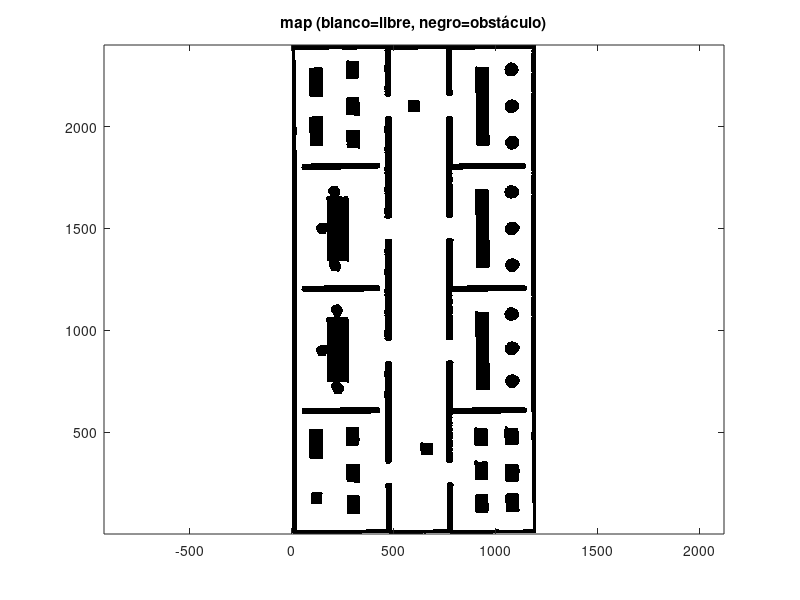

The MATLAB script that drew this image:
dt = 0.2;
T_max = 40;

robotName = 'Marvin';
laserName = 'LMS100';

goal_poses = [
    10,  10, 0;
    18,  18, pi/2;
    17,  3, pi/2;
    25,  18.5, pi;
    22,  3, 0;
    32,  16.5, pi/2;
    32,  5, pi/2;
    5.5,  5.5, pi;
];

sensor_y_offset = 0.1;

mission_params.hold_time = 5.0;      % segundos
mission_params.goal_tol  = 0.25;     % m (tolerancia para “llegué al goal”)
mission_params.th_tol    = deg2rad(20); % opcional, tolerancia angular
planner_params.hold_time = 10;   % segundos de espera en cada goal (entre segmentos)

Xmax = 40; 
Ymax = 20;

S = load('models/Factory_map_two_cone.mat'); % Cargar mapa de /model
fn = fieldnames(S);
bin = S.(fn{1});

% bin==0 es obstáculo  -> map: 1 libre, 0 obstáculo
map = double(bin ~= 0);

% Queremos filas = X (alto=40m) y cols = Y (ancho=20m)
if size(map,1) < size(map,2)
    map = map';     % "para" el mapa (lo pone como tu foto correcta)
end

% X=0 abajo (porque MATLAB pone fila 1 arriba)
%map = flipud(map);

planner_params.Xmax = Xmax;
planner_params.Ymax = Ymax;


figure; imagesc(map); axis equal tight; colormap gray;
title('map (blanco=libre, negro=obstáculo)');
set(gca,'YDir','normal');


ROBOT_TYPE = 'DIFFERENTIAL';
PLANNER_TYPE = 'A*';
ESTIMATOR_TYPE = 'EKF';
CONTROLLER_TYPE = 'PID';
SENSOR_TYPE = 'BEACONS';
CONTROLLER_TYPE2 = 'REACTIVE';

switch ROBOT_TYPE
    case 'DIFFERENTIAL'
        robot_params.sensor_y_offset = 0.1;
        f_robot = @differential_robot;
end

switch PLANNER_TYPE
    case 'A*'
        planner_params.resolution = 0.01;

        planner_params.origin_x = 0;     % coordenada mundo del píxel (col=cols)
        planner_params.origin_y = 0;     % coordenada mundo del píxel (row=rows)
        planner_params.debug = true;

        planner_params.lethal_radius = 0.08;   % colisión real (lo que antes era inflate_radius)
        planner_params.cost_gain     = 80; % penalización cerca de obstáculo
        planner_params.max_iterations = 3000000; % más realista que 1000
        f_planner = @a_star;                   % queda igual
end

switch CONTROLLER_TYPE
    case 'PID'
        controller_params.Kp_v = 1.5;
        controller_params.Kp_w = 1.3;
        f_controller = @ctrl_pid;
end


switch CONTROLLER_TYPE2
    case 'REACTIVE'
        % -------- Reactive (LaserData) params --------
        reactive_params.range_min = 0.05;
        reactive_params.range_max = 10.0;
        reactive_params.w_escape = 1.2;   % giro fuerte en emergencia

        % LMS100 típico: ~270° y 541 medidas (depende de xml)
        % Si no estás segura, empieza con [-pi/2, pi/2] y ajusta
        reactive_params.ang_min = -3*pi/4;
        reactive_params.ang_max =  3*pi/4;
        
        reactive_params.front_half_angle = deg2rad(35);  % +/- 20° frente
        reactive_params.side_angle       = deg2rad(100);  % costados
        
        reactive_params.d_slow = 1.30;   % empieza a reaccionar
        reactive_params.d_stop = 0.45;   % se para si está muy cerca
        
        reactive_params.v_slow = 0.15;  % velocidad "de seguridad"
        
        reactive_params.k_w = 0.9;      % giro evasivo
        
        reactive_params.v_min = -0.15;
        reactive_params.v_max = 0.6;    % ajusta a tu robot
        reactive_params.w_max = 1.8;
        
        reactive_params.d_min = 0.80;      % 0.8 distancia mínima deseada (seguridad)
        
        
        reactive_params.escape_steps = 12; % 12 pasos * dt=0.1 => 1.2s escapando
        reactive_params.v_back = -0.08;    % retroceso suave (m/s) para despegarse
        


end 
        

switch ESTIMATOR_TYPE
    case 'EKF'
        % estimator_params.Q = diag([2.2188e-05,9.6568e-07]);
        % estimator_params.R = diag([2.5018e-04,3.7769e-04]);
        estimator_params.Q = diag([2.2188e-05,9.6568e-07]);
        estimator_params.R = diag([0.1,0.1]);
        estimator_params.sensor_y_offset = sensor_y_offset;
        f_estimator = @ekf;
end

switch SENSOR_TYPE
    case 'BEACONS'
        sensor_params.beacons_pos = [
            6.00,  7.00;
            8.60, 11.00;
            12.00, 9.80;
            16.00, 7.00;
            7.05,  8.55;
            15.30, 2.15;
            16.05, 15.65;
            24.00, 9.65;
            16.00, 12.00;
            24.15, 12.00;
            25.00, 15.65;
            29.00, 9.00;
            35.00, 10.00;
            24.65, 7.25;
            34.80, 7.25;
            35.50, 12.10;
            15.35, 4.95;
            25.35, 4.95;
            25.00, 2.15;
            35.00, 4.25;
            35.00, 2.35;
            3.75,  12.00;
            3.20,  18.10;
            36.20, 17.45;
            32.10, 17.65
        ];
        sensor_params.correction_factor = 0.02;
        f_sensors = @beacons_sensor;

end
